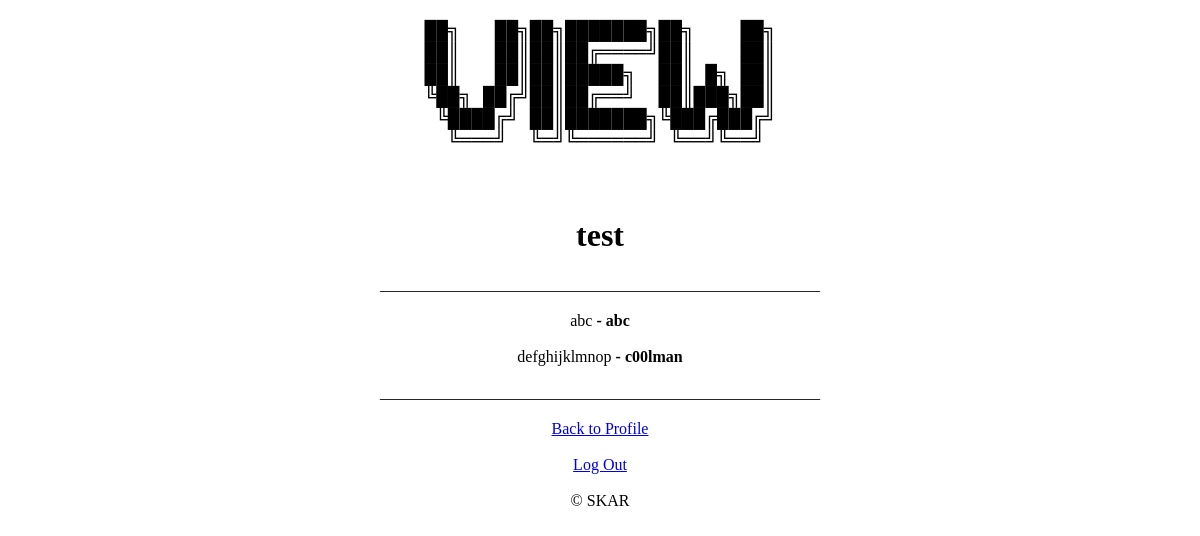
The page /view?story=test (signed in) on the database as committed earlier.
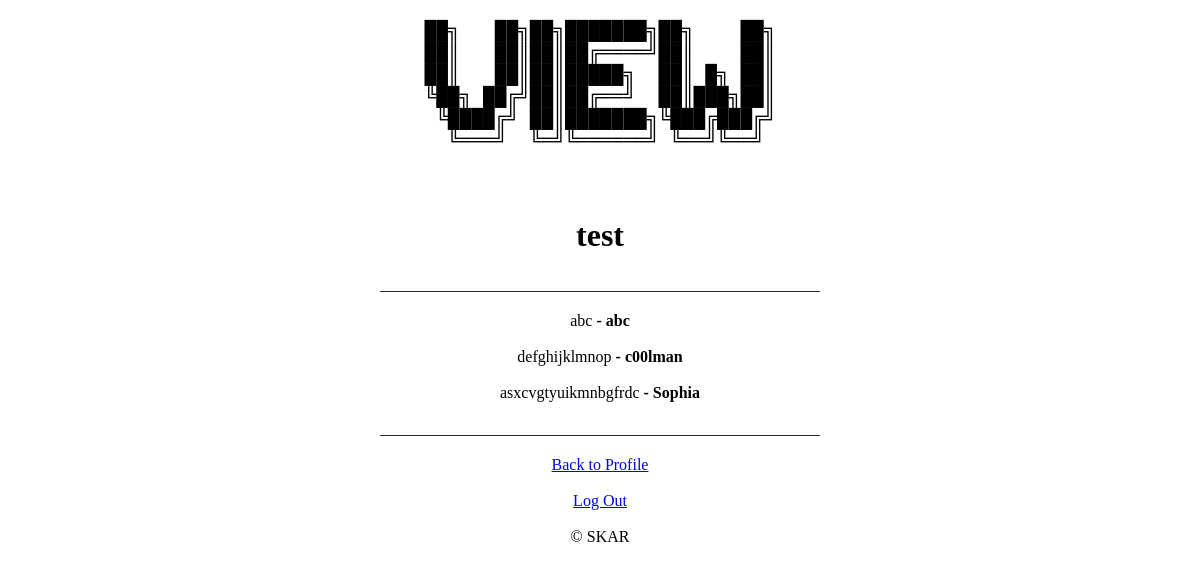
The same page on the database as committed later.
### tables this page shows
CREATE TABLE stories(name TEXT, username TEXT, contrib TEXT);

### app.py (the view)
@app.route('/view')
def view():
    if not('user' in session):
        return redirect('/')
    def getSA(storyname, content):
        return story.getSpecificAuthor(storyname, content)
    storyname = ''
    try:
        storyname = request.args['story']
    except:
        return redirect("/profile")
    storycontent = ''
    if 'user' in session:
        if storyname in story.getStories(session['user']):
            storycontent = story.getFull(storyname)
    else:
        storycontent = story.getLast(storyname)
    if not storyname in story.getAll():
        return redirect("profile")
    return render_template('view.html', story = storyname, content = storycontent, gsa = getSA)

### util/story.py (called while the page is built)
def getAll():
    db = sqlite3.connect("data/info.db")
    c = db.cursor()
    c.execute("SELECT name FROM stories")
    everything = c.fetchall()
    output = set()
    for i in everything:
        output.add(i[0])
    db.close()
    return(output)

def getStories(username):
    db = sqlite3.connect("data/info.db")
    c = db.cursor()
    c.execute("SELECT name FROM stories WHERE username = ?", (username,))
    rows = c.fetchall()
    output = set()
    for i in rows:
        output.add(i[0])
    db.close()
    return(output)

def getFull(storyname):
    db = sqlite3.connect("data/info.db")
    c = db.cursor()
    output = []
    for i in c.execute("SELECT contrib FROM stories WHERE name = ? ORDER BY ROWID;",(storyname,)):
        output.append(i[0]) #Adds all entries of a story in order of insertion to an output string
    if len(output) == 0:
        db.close()
        return ['Story does not exist'] #Returned if no story found
    db.close()
    return output

### templates/view.html (shortened to what this page needs)
{% extends 'basetemplate.html' %}
{% block body %}
<center>
    <h2>
        <pre>
██╗   ██╗██╗███████╗██╗    ██╗
██║   ██║██║██╔════╝██║    ██║
██║   ██║██║█████╗  ██║ █╗ ██║
╚██╗ ██╔╝██║██╔══╝  ██║███╗██║
 ╚████╔╝ ██║███████╗╚███╔███╔╝
 ╚═══╝  ╚═╝╚══════╝ ╚══╝╚══╝
        </pre>
    </h2>
    <h1>
        {{ story }}
    </h1>
    _______________________________________________________
</center>
<br>
<center>
  {% for each in content %}
  {{each|safe}} <b>- {{gsa(story, each)}}</b><br><br>
  {% endfor %}
  _______________________________________________________
  <br><br>
  <a href = '/profile'>Back to Profile</a>
  <br><br>
</center>
{% endblock %}

Rows that differ between the two databases and show on the page:
added stories: contrib "asxcvgtyuikmnbgfrdc", contrib+username "Sophia"
